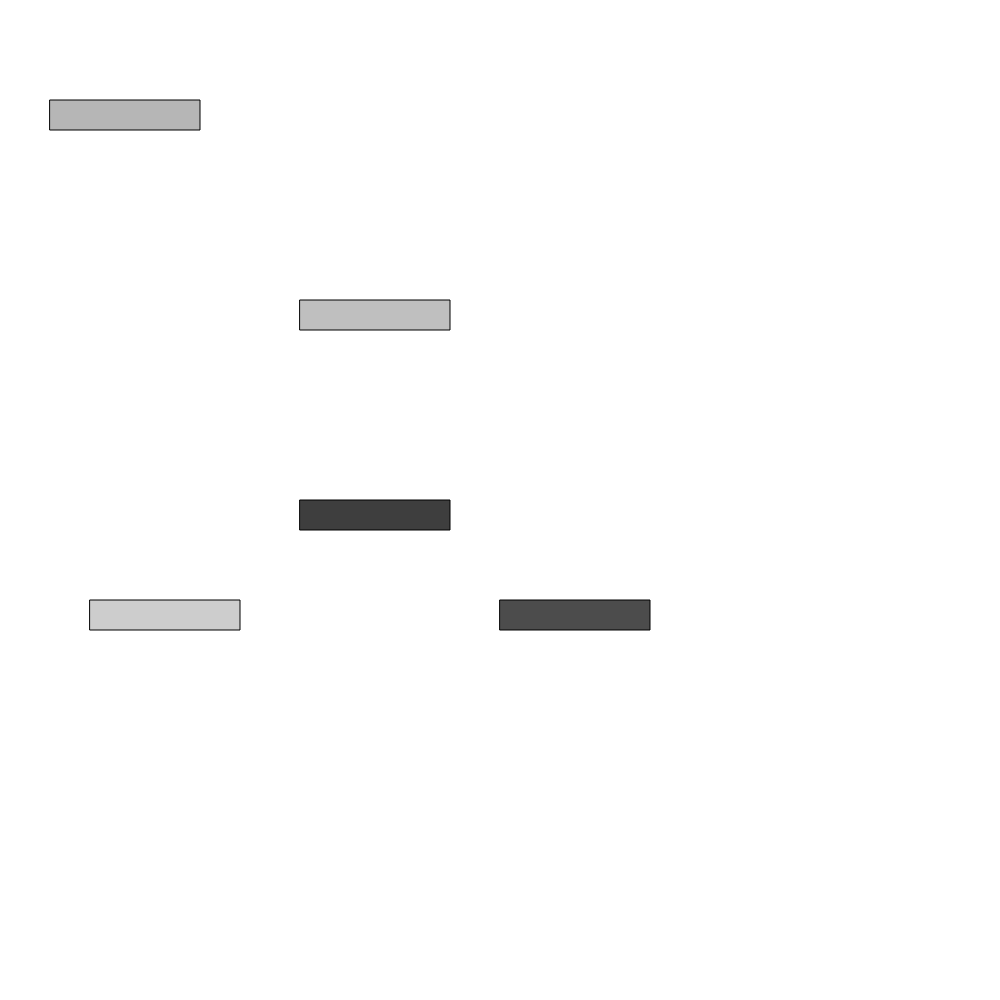
Frame 1 (no input)
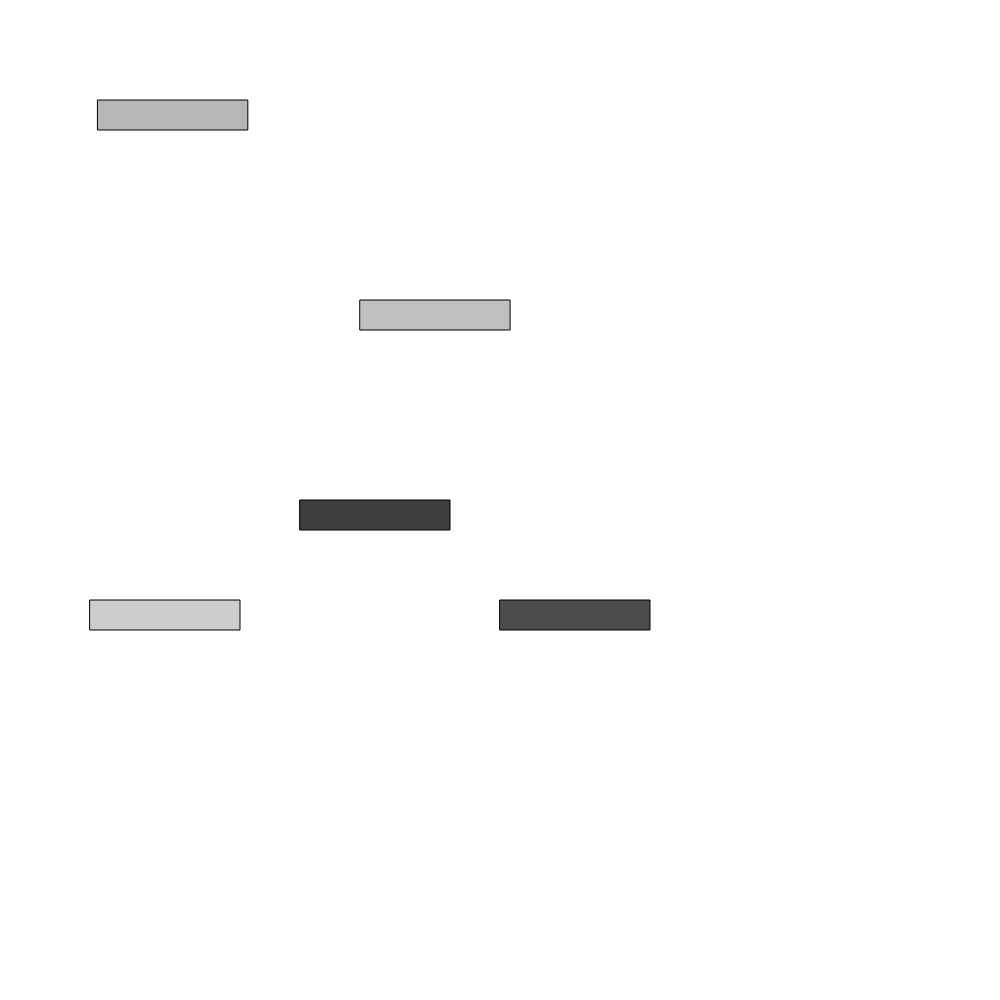
Frame 60 (no input)
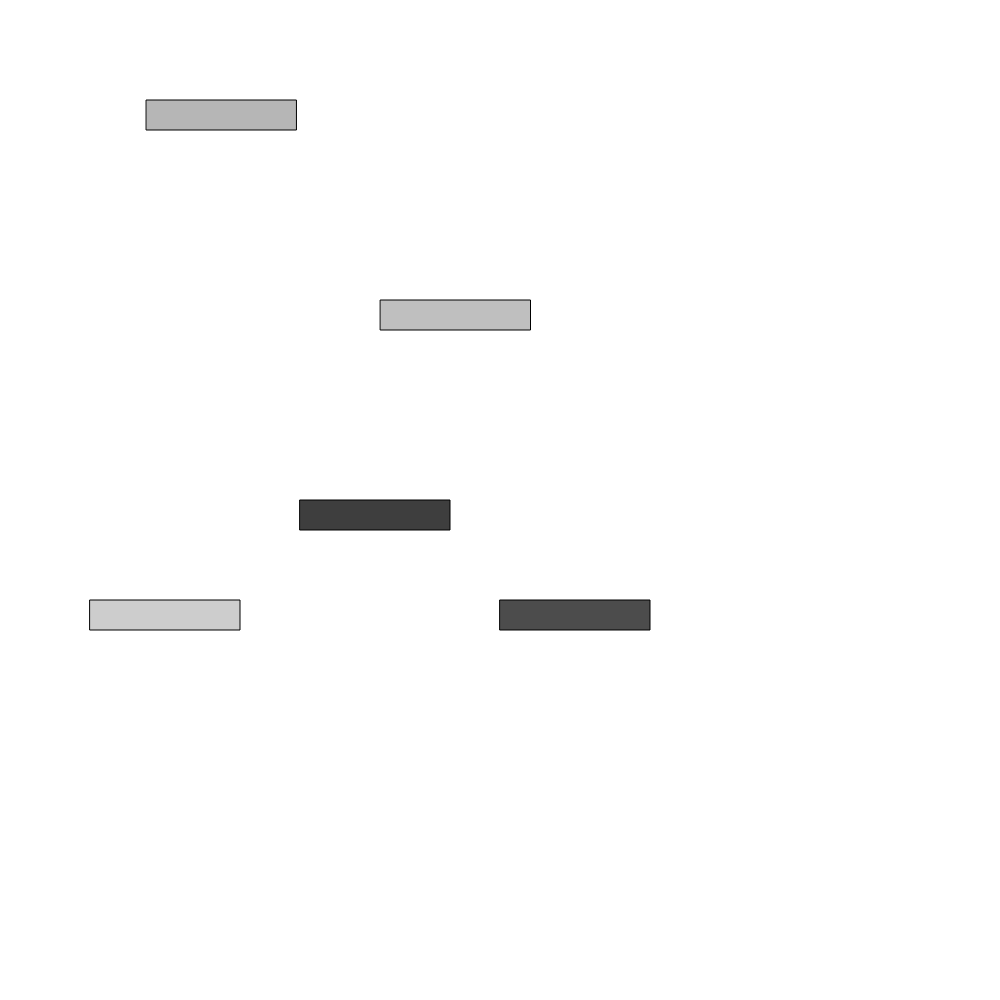
Frame 120 (the mouse pressed at the canvas centre since frame 60)

The p5.js sketch that drew these frames (run headless with seeded random() and noise() and a simulated clock; from frame 60 on, the mouse is pressed at the canvas centre):

// p5.js sketch
// ── sketch.js

let dY;
let dY01;
let dY02;
let dY03;

let sT;
let sT01;
let sT02;


function setup() {
  createCanvas(1000, 1000);
  //dynamic platforms below
  dY = new dynamicPlatform(50,100,random(0,255),random(.5,2),150,50)
  dY01 = new dynamicPlatform(300,300,random(0,255),random(.5,2),400,300)
  //static plaforms below
  sT = new staticPlatform(90,600,random(0,255))
  sT01 = new staticPlatform(500,600,random(0,255))
  sT02 = new staticPlatform(300,500,random(0,255))
}

function draw(){
background("white");


	  dY.drawPlatform();
    dY.movePlatform();
	  dY01.drawPlatform();
    dY01.movePlatform();

    sT.drawPlatform();
    sT01.drawPlatform();
    sT02.drawPlatform();


}


class staticPlatform {
  constructor(x,y,color) {
    this.x = x
    this.y = y
    this.color = color
  }
  drawPlatform(){
    fill(this.color)
    rect(this.x,this.y,150,30)
  }
  }

class dynamicPlatform {

  constructor(x,y,color,speed,endParaX,startParaX) {
    this.x = x
    this.y = y
    this.color = color
    this.speed = speed
    this.endParaX = endParaX
    this.startParaX = startParaX
  }
  drawPlatform(){
    fill(this.color)
    rect(this.x,this.y,150,30)
  }
  movePlatform(){
    this.x += this.speed
    if (this.x >= this.endParaX){
      this.speed = -this.speed
    }
    else if (this.x <= this.startParaX) {
      this.speed = -this.speed
    }
  }
}
